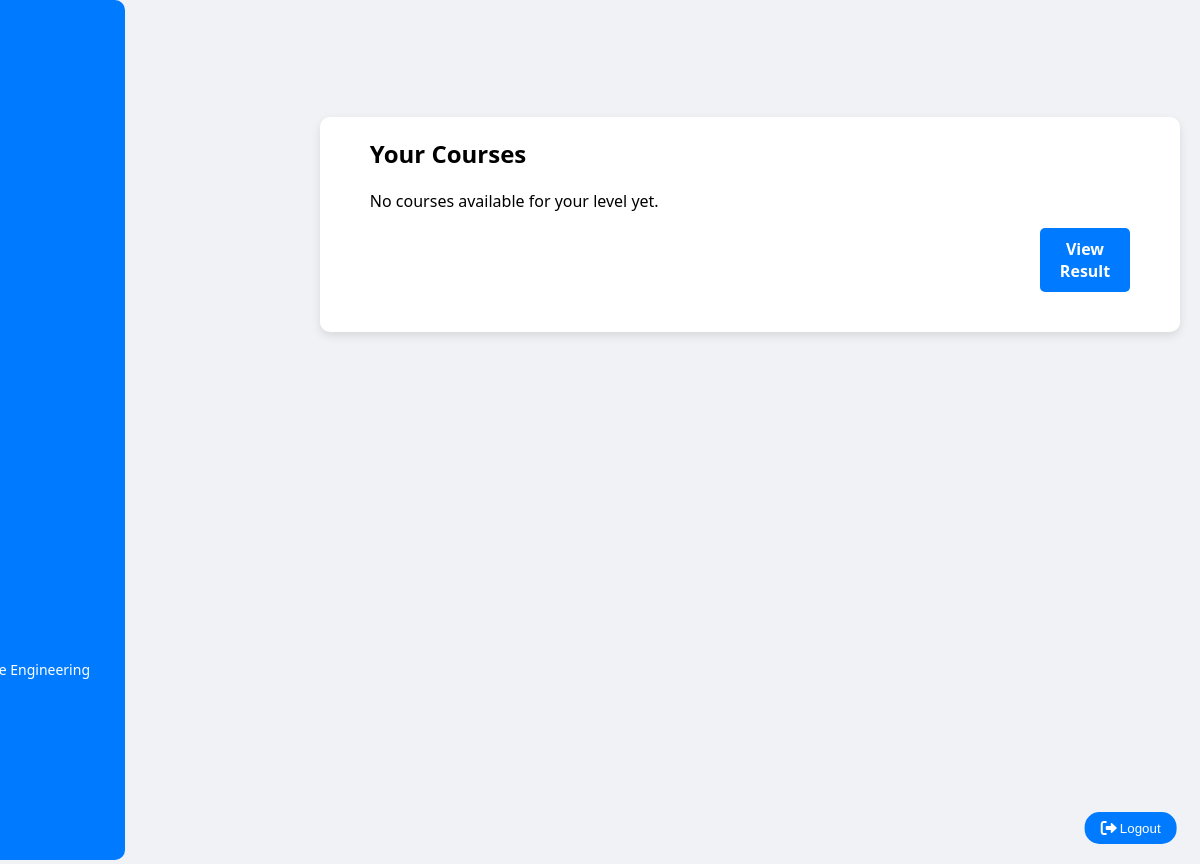
The page /dashboard/ (signed in) on the database as committed earlier.
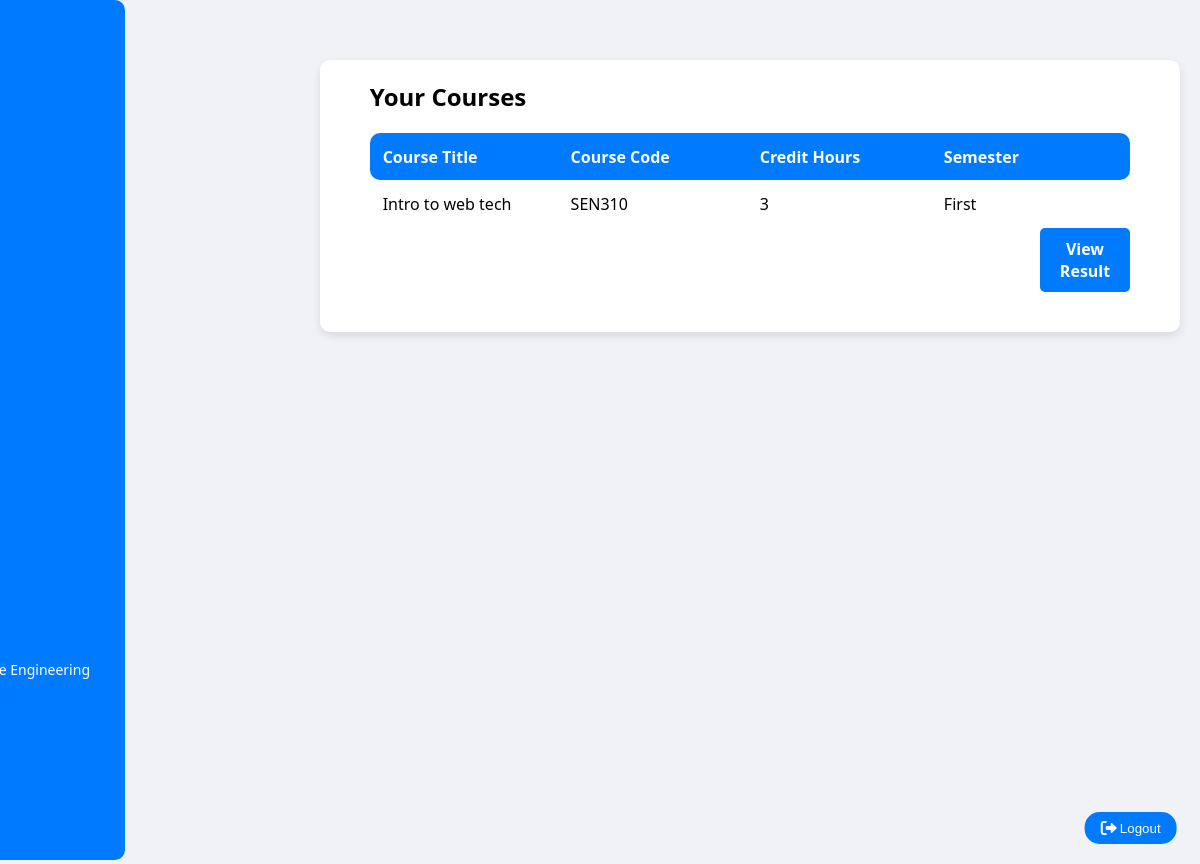
The same page on the database as committed later.
### app.py (models this page shows, shortened)
class Courses(db.Model):
    __tablename__ = "coursesDetails"
    id = db.Column(db.Integer, primary_key =True)
    code =  db.Column(db.String(100), nullable= False)
    title = db.Column(db.String(100), nullable =False)
    credits_hours = db.Column(db.String(100), nullable=False)
    level = db.Column(db.String(20))
    semester = db.Column(db.String(20))

### app.py (the view)
@app.route("/dashboard/")
def dashboard():
    if 'user_id' not in session:
        return redirect(url_for('login'))
    student = Applicant.query.get(session['user_id'])
    studentsession = ApplicantSession.query.filter_by(id= student.id).first()
    student_level = studentsession.level
    student_semester = studentsession.semester
    courses = Courses.query.filter_by(level=student_level, semester= student_semester).all()
    return render_template('student_dashboard.html', student=studentsession, studentsession= student, courses=courses)

### templates/student_dashboard.html (shortened to what this page needs)
{% extends 'base.html' %}
{% block head%}
<link rel="stylesheet" href="{{ url_for('static', filename='student_dashboard.css') }}">
<link href="https://cdnjs.cloudflare.com/ajax/libs/font-awesome/6.0.0-beta3/css/all.min.css" rel="stylesheet">
{% endblock %}
{% block body %}
<body>
    <div class="sidebar">
        <h1>Welcome, {{ studentsession.firstname}} {{studentsession.lastname}}</h1>
        <p><strong>Level:</strong> {{ student.level }}</p>
        <p class="department"><strong>Department:</strong> {{ student.department }}</p>
    </div>
    <div class="container">
        <h2>Your Courses</h2>
        {% if courses %}
        <table>
            <thead>
                <tr>
                    <th>Course Title</th>
                    <th>Course Code</th>
                    <th>Credit Hours</th>
                    <th>Semester</th>
                </tr>
            </thead>
            <tbody>
                {% for course in courses %}
                <tr>
                    <td>{{ course.title }}</td>
                    <td>{{ course.code }}</td>
                    <td>{{ course.credits_hours }}</td>
                    <td>{{ course.semester }}</td>
                </tr>
                {% endfor %}
            </tbody>
        </table>
        {% else %}
            <p>No courses available for your level yet.</p>
        {% endif %}
        <div class="button">
            <a href="{{ url_for('view_result') }}" class="view-results-button">View Result</a>
        </div>
    </div>
    <a href="{{ url_for('homePortal') }}">
        <button>
            <i class="fas fa-sign-out-alt"></i> Logout
        </button>
    </a>
{% endblock %}

Rows that differ between the two databases and show on the page:
added Courses: title "Intro to web tech", code "SEN310", credits_hours "3", semester "First"
Other text that changed with them:
text no longer shown: "No courses available for your level yet."
text now shown: "Course Title Course Code Credit Hours Semester"
